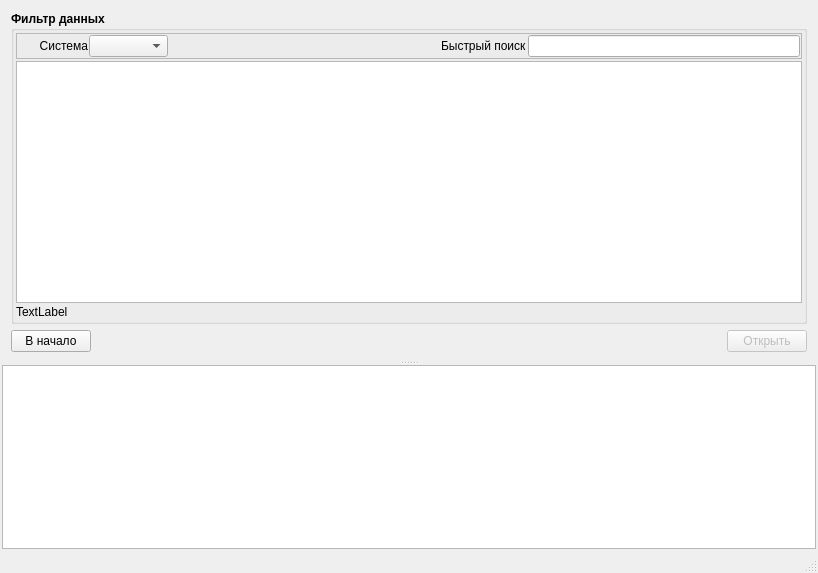
<?xml version="1.0" encoding="UTF-8"?>
<ui version="4.0">
 <class>MainWindow</class>
 <widget class="QMainWindow" name="MainWindow">
  <property name="geometry">
   <rect>
    <x>0</x>
    <y>0</y>
    <width>818</width>
    <height>573</height>
   </rect>
  </property>
  <property name="windowTitle">
   <string>MainWindow</string>
  </property>
  <widget class="QWidget" name="centralwidget">
   <layout class="QVBoxLayout" name="verticalLayout_9">
    <property name="leftMargin">
     <number>2</number>
    </property>
    <property name="topMargin">
     <number>2</number>
    </property>
    <property name="rightMargin">
     <number>2</number>
    </property>
    <property name="bottomMargin">
     <number>2</number>
    </property>
    <item>
     <widget class="QSplitter" name="splitter">
      <property name="orientation">
       <enum>Qt::Vertical</enum>
      </property>
      <widget class="QStackedWidget" name="stackedWidget">
       <property name="currentIndex">
        <number>2</number>
       </property>
       <widget class="QWidget" name="page_1">
        <layout class="QVBoxLayout" name="verticalLayout_5">
         <item>
          <widget class="QGroupBox" name="gbZNParams_2">
           <property name="font">
            <font>
             <weight>75</weight>
             <bold>true</bold>
            </font>
           </property>
           <property name="title">
            <string>Исходные данные</string>
           </property>
           <layout class="QVBoxLayout" name="verticalLayout_4">
            <item>
             <layout class="QHBoxLayout" name="horizontalLayout_4">
              <item>
               <widget class="QLabel" name="label_7">
                <property name="minimumSize">
                 <size>
                  <width>70</width>
                  <height>0</height>
                 </size>
                </property>
                <property name="maximumSize">
                 <size>
                  <width>70</width>
                  <height>16777215</height>
                 </size>
                </property>
                <property name="font">
                 <font>
                  <weight>50</weight>
                  <bold>false</bold>
                 </font>
                </property>
                <property name="text">
                 <string>Файл</string>
                </property>
                <property name="alignment">
                 <set>Qt::AlignRight|Qt::AlignTrailing|Qt::AlignVCenter</set>
                </property>
               </widget>
              </item>
              <item>
               <widget class="QLineEdit" name="lineSaveFilePath"/>
              </item>
              <item>
               <widget class="QPushButton" name="bnSelectFile">
                <property name="minimumSize">
                 <size>
                  <width>28</width>
                  <height>0</height>
                 </size>
                </property>
                <property name="maximumSize">
                 <size>
                  <width>28</width>
                  <height>16777215</height>
                 </size>
                </property>
                <property name="font">
                 <font>
                  <weight>50</weight>
                  <bold>false</bold>
                 </font>
                </property>
                <property name="text">
                 <string>...</string>
                </property>
               </widget>
              </item>
             </layout>
            </item>
            <item>
             <widget class="QGroupBox" name="groupBox_2">
              <property name="title">
               <string>Режим работы</string>
              </property>
              <layout class="QVBoxLayout" name="verticalLayout_11">
               <property name="spacing">
                <number>2</number>
               </property>
               <property name="leftMargin">
                <number>2</number>
               </property>
               <property name="topMargin">
                <number>2</number>
               </property>
               <property name="rightMargin">
                <number>2</number>
               </property>
               <property name="bottomMargin">
                <number>2</number>
               </property>
               <item>
                <layout class="QVBoxLayout" name="verticalLayout_2">
                 <item>
                  <widget class="QRadioButton" name="radioLoadData">
                   <property name="text">
                    <string>Загрузить данные с накопителя</string>
                   </property>
                  </widget>
                 </item>
                 <item>
                  <widget class="QLabel" name="label_4">
                   <property name="font">
                    <font>
                     <weight>50</weight>
                     <italic>true</italic>
                     <bold>false</bold>
                    </font>
                   </property>
                   <property name="text">
                    <string>Внимание! Все имеющиеся данные будут переписаны.</string>
                   </property>
                   <property name="wordWrap">
                    <bool>true</bool>
                   </property>
                  </widget>
                 </item>
                </layout>
               </item>
               <item>
                <spacer name="verticalSpacer_3">
                 <property name="orientation">
                  <enum>Qt::Vertical</enum>
                 </property>
                 <property name="sizeHint" stdset="0">
                  <size>
                   <width>20</width>
                   <height>40</height>
                  </size>
                 </property>
                </spacer>
               </item>
               <item>
                <layout class="QVBoxLayout" name="verticalLayout">
                 <item>
                  <widget class="QRadioButton" name="radioDoNotLoad">
                   <property name="text">
                    <string>Данные уже загружены</string>
                   </property>
                  </widget>
                 </item>
                 <item>
                  <widget class="QLabel" name="label_6">
                   <property name="font">
                    <font>
                     <weight>50</weight>
                     <italic>true</italic>
                     <bold>false</bold>
                    </font>
                   </property>
                   <property name="text">
                    <string>Загрузка не будет производиться. Будут использоваться имеющиеся данные.</string>
                   </property>
                   <property name="wordWrap">
                    <bool>true</bool>
                   </property>
                  </widget>
                 </item>
                </layout>
               </item>
               <item>
                <spacer name="verticalSpacer">
                 <property name="orientation">
                  <enum>Qt::Vertical</enum>
                 </property>
                 <property name="sizeHint" stdset="0">
                  <size>
                   <width>20</width>
                   <height>40</height>
                  </size>
                 </property>
                </spacer>
               </item>
               <item>
                <layout class="QVBoxLayout" name="verticalLayout_3">
                 <item>
                  <widget class="QRadioButton" name="radioTraining">
                   <property name="text">
                    <string>Трерировочный режим</string>
                   </property>
                  </widget>
                 </item>
                 <item>
                  <widget class="QLabel" name="label_8">
                   <property name="font">
                    <font>
                     <weight>50</weight>
                     <italic>true</italic>
                     <bold>false</bold>
                    </font>
                   </property>
                   <property name="text">
                    <string>Данные с накопителя не загружаются. Имеющиеся данные изменены не будут.</string>
                   </property>
                   <property name="wordWrap">
                    <bool>true</bool>
                   </property>
                  </widget>
                 </item>
                </layout>
               </item>
              </layout>
             </widget>
            </item>
           </layout>
          </widget>
         </item>
         <item>
          <layout class="QHBoxLayout" name="horizontalLayout">
           <item>
            <spacer name="horizontalSpacer">
             <property name="orientation">
              <enum>Qt::Horizontal</enum>
             </property>
             <property name="sizeHint" stdset="0">
              <size>
               <width>40</width>
               <height>20</height>
              </size>
             </property>
            </spacer>
           </item>
           <item>
            <widget class="QPushButton" name="bnToNextStep">
             <property name="enabled">
              <bool>false</bool>
             </property>
             <property name="text">
              <string>Далее</string>
             </property>
            </widget>
           </item>
          </layout>
         </item>
        </layout>
       </widget>
       <widget class="QWidget" name="page_2">
        <layout class="QVBoxLayout" name="verticalLayout_8">
         <item>
          <widget class="QGroupBox" name="gbZNParams">
           <property name="font">
            <font>
             <weight>75</weight>
             <bold>true</bold>
            </font>
           </property>
           <property name="title">
            <string>Загрузка данных с защищенного накопителя</string>
           </property>
           <layout class="QVBoxLayout" name="verticalLayout_15">
            <property name="spacing">
             <number>6</number>
            </property>
            <property name="leftMargin">
             <number>2</number>
            </property>
            <property name="topMargin">
             <number>2</number>
            </property>
            <property name="rightMargin">
             <number>2</number>
            </property>
            <property name="bottomMargin">
             <number>2</number>
            </property>
            <item>
             <widget class="QFrame" name="frame">
              <property name="frameShape">
               <enum>QFrame::StyledPanel</enum>
              </property>
              <property name="frameShadow">
               <enum>QFrame::Raised</enum>
              </property>
              <layout class="QHBoxLayout" name="horizontalLayout_9">
               <property name="spacing">
                <number>2</number>
               </property>
               <property name="leftMargin">
                <number>2</number>
               </property>
               <property name="topMargin">
                <number>2</number>
               </property>
               <property name="rightMargin">
                <number>2</number>
               </property>
               <property name="bottomMargin">
                <number>2</number>
               </property>
               <item>
                <widget class="QPushButton" name="bnEdit">
                 <property name="minimumSize">
                  <size>
                   <width>32</width>
                   <height>32</height>
                  </size>
                 </property>
                 <property name="maximumSize">
                  <size>
                   <width>33</width>
                   <height>33</height>
                  </size>
                 </property>
                 <property name="text">
                  <string/>
                 </property>
                 <property name="icon">
                  <iconset resource="../res/res.qrc">
                   <normaloff>:/main/edit.ico</normaloff>:/main/edit.ico</iconset>
                 </property>
                 <property name="iconSize">
                  <size>
                   <width>32</width>
                   <height>32</height>
                  </size>
                 </property>
                 <property name="flat">
                  <bool>true</bool>
                 </property>
                </widget>
               </item>
               <item>
                <widget class="QPushButton" name="bnAcceptChanges">
                 <property name="enabled">
                  <bool>false</bool>
                 </property>
                 <property name="minimumSize">
                  <size>
                   <width>32</width>
                   <height>32</height>
                  </size>
                 </property>
                 <property name="maximumSize">
                  <size>
                   <width>33</width>
                   <height>33</height>
                  </size>
                 </property>
                 <property name="text">
                  <string/>
                 </property>
                 <property name="icon">
                  <iconset resource="../res/res.qrc">
                   <normaloff>:/main/check_blue.ico</normaloff>:/main/check_blue.ico</iconset>
                 </property>
                 <property name="iconSize">
                  <size>
                   <width>32</width>
                   <height>32</height>
                  </size>
                 </property>
                 <property name="flat">
                  <bool>true</bool>
                 </property>
                </widget>
               </item>
               <item>
                <widget class="QPushButton" name="bnCancelChanges">
                 <property name="enabled">
                  <bool>false</bool>
                 </property>
                 <property name="minimumSize">
                  <size>
                   <width>32</width>
                   <height>32</height>
                  </size>
                 </property>
                 <property name="maximumSize">
                  <size>
                   <width>33</width>
                   <height>33</height>
                  </size>
                 </property>
                 <property name="text">
                  <string/>
                 </property>
                 <property name="icon">
                  <iconset resource="../res/res.qrc">
                   <normaloff>:/main/cross.ico</normaloff>:/main/cross.ico</iconset>
                 </property>
                 <property name="iconSize">
                  <size>
                   <width>32</width>
                   <height>32</height>
                  </size>
                 </property>
                 <property name="flat">
                  <bool>true</bool>
                 </property>
                </widget>
               </item>
               <item>
                <spacer name="horizontalSpacer_2">
                 <property name="orientation">
                  <enum>Qt::Horizontal</enum>
                 </property>
                 <property name="sizeHint" stdset="0">
                  <size>
                   <width>40</width>
                   <height>20</height>
                  </size>
                 </property>
                </spacer>
               </item>
              </layout>
             </widget>
            </item>
            <item>
             <widget class="QTabWidget" name="tabWidget_2">
              <property name="focusPolicy">
               <enum>Qt::NoFocus</enum>
              </property>
              <property name="currentIndex">
               <number>0</number>
              </property>
              <widget class="QWidget" name="tabConnection">
               <attribute name="title">
                <string>Подключение</string>
               </attribute>
               <layout class="QVBoxLayout" name="verticalLayout_7">
                <property name="spacing">
                 <number>2</number>
                </property>
                <property name="leftMargin">
                 <number>2</number>
                </property>
                <property name="topMargin">
                 <number>2</number>
                </property>
                <property name="rightMargin">
                 <number>2</number>
                </property>
                <property name="bottomMargin">
                 <number>2</number>
                </property>
                <item>
                 <layout class="QHBoxLayout" name="horizontalLayout_3">
                  <property name="spacing">
                   <number>12</number>
                  </property>
                  <item>
                   <widget class="QLabel" name="label">
                    <property name="minimumSize">
                     <size>
                      <width>70</width>
                      <height>0</height>
                     </size>
                    </property>
                    <property name="maximumSize">
                     <size>
                      <width>70</width>
                      <height>16777215</height>
                     </size>
                    </property>
                    <property name="font">
                     <font>
                      <weight>50</weight>
                      <bold>false</bold>
                     </font>
                    </property>
                    <property name="text">
                     <string>IP адрес</string>
                    </property>
                    <property name="alignment">
                     <set>Qt::AlignRight|Qt::AlignTrailing|Qt::AlignVCenter</set>
                    </property>
                   </widget>
                  </item>
                  <item>
                   <widget class="QLineEdit" name="lineZNIP">
                    <property name="enabled">
                     <bool>false</bool>
                    </property>
                    <property name="font">
                     <font>
                      <weight>50</weight>
                      <bold>false</bold>
                     </font>
                    </property>
                    <property name="text">
                     <string>192.16.11.200</string>
                    </property>
                   </widget>
                  </item>
                 </layout>
                </item>
                <item>
                 <layout class="QHBoxLayout" name="horizontalLayout_2">
                  <property name="spacing">
                   <number>12</number>
                  </property>
                  <item>
                   <widget class="QLabel" name="label_2">
                    <property name="minimumSize">
                     <size>
                      <width>70</width>
                      <height>0</height>
                     </size>
                    </property>
                    <property name="maximumSize">
                     <size>
                      <width>70</width>
                      <height>16777215</height>
                     </size>
                    </property>
                    <property name="font">
                     <font>
                      <weight>50</weight>
                      <bold>false</bold>
                     </font>
                    </property>
                    <property name="text">
                     <string>Порт</string>
                    </property>
                    <property name="alignment">
                     <set>Qt::AlignRight|Qt::AlignTrailing|Qt::AlignVCenter</set>
                    </property>
                   </widget>
                  </item>
                  <item>
                   <widget class="QSpinBox" name="spinZNPort">
                    <property name="enabled">
                     <bool>false</bool>
                    </property>
                    <property name="font">
                     <font>
                      <weight>50</weight>
                      <bold>false</bold>
                     </font>
                    </property>
                    <property name="maximum">
                     <number>65535</number>
                    </property>
                    <property name="value">
                     <number>10000</number>
                    </property>
                   </widget>
                  </item>
                 </layout>
                </item>
               </layout>
              </widget>
             </widget>
            </item>
            <item>
             <widget class="QTabWidget" name="tabWidget">
              <property name="currentIndex">
               <number>0</number>
              </property>
              <widget class="QWidget" name="tabZone">
               <attribute name="title">
                <string>Зона данных</string>
               </attribute>
               <layout class="QVBoxLayout" name="verticalLayout_6">
                <property name="spacing">
                 <number>2</number>
                </property>
                <property name="leftMargin">
                 <number>2</number>
                </property>
                <property name="topMargin">
                 <number>2</number>
                </property>
                <property name="rightMargin">
                 <number>2</number>
                </property>
                <property name="bottomMargin">
                 <number>2</number>
                </property>
                <item>
                 <layout class="QHBoxLayout" name="horizontalLayout_7">
                  <property name="spacing">
                   <number>12</number>
                  </property>
                  <item>
                   <widget class="QLabel" name="label_3">
                    <property name="minimumSize">
                     <size>
                      <width>70</width>
                      <height>0</height>
                     </size>
                    </property>
                    <property name="maximumSize">
                     <size>
                      <width>70</width>
                      <height>16777215</height>
                     </size>
                    </property>
                    <property name="font">
                     <font>
                      <weight>50</weight>
                      <bold>false</bold>
                     </font>
                    </property>
                    <property name="text">
                     <string>Имя</string>
                    </property>
                    <property name="alignment">
                     <set>Qt::AlignRight|Qt::AlignTrailing|Qt::AlignVCenter</set>
                    </property>
                   </widget>
                  </item>
                  <item>
                   <widget class="QLineEdit" name="lineZNZoneName">
                    <property name="enabled">
                     <bool>false</bool>
                    </property>
                    <property name="font">
                     <font>
                      <weight>50</weight>
                      <bold>false</bold>
                     </font>
                    </property>
                    <property name="text">
                     <string>data1</string>
                    </property>
                   </widget>
                  </item>
                 </layout>
                </item>
                <item>
                 <layout class="QHBoxLayout" name="horizontalLayout_6">
                  <property name="spacing">
                   <number>12</number>
                  </property>
                  <item>
                   <widget class="QLabel" name="label_5">
                    <property name="minimumSize">
                     <size>
                      <width>70</width>
                      <height>0</height>
                     </size>
                    </property>
                    <property name="maximumSize">
                     <size>
                      <width>70</width>
                      <height>16777215</height>
                     </size>
                    </property>
                    <property name="font">
                     <font>
                      <weight>50</weight>
                      <bold>false</bold>
                     </font>
                    </property>
                    <property name="text">
                     <string>Размер</string>
                    </property>
                    <property name="alignment">
                     <set>Qt::AlignRight|Qt::AlignTrailing|Qt::AlignVCenter</set>
                    </property>
                   </widget>
                  </item>
                  <item>
                   <widget class="QComboBox" name="cbZoneSizeMode">
                    <property name="font">
                     <font>
                      <weight>50</weight>
                      <bold>false</bold>
                     </font>
                    </property>
                    <item>
                     <property name="text">
                      <string>Запросить у накопителя</string>
                     </property>
                    </item>
                    <item>
                     <property name="text">
                      <string>3.75 Гб</string>
                     </property>
                    </item>
                   </widget>
                  </item>
                 </layout>
                </item>
               </layout>
              </widget>
             </widget>
            </item>
           </layout>
          </widget>
         </item>
         <item>
          <layout class="QHBoxLayout" name="horizontalLayout_11">
           <item>
            <widget class="QProgressBar" name="progressBar">
             <property name="maximumSize">
              <size>
               <width>16777215</width>
               <height>16</height>
              </size>
             </property>
             <property name="value">
              <number>0</number>
             </property>
             <property name="format">
              <string>Загрузка данных %p%</string>
             </property>
            </widget>
           </item>
          </layout>
         </item>
         <item>
          <layout class="QHBoxLayout" name="horizontalLayout_8">
           <item>
            <widget class="QPushButton" name="bnBackToBegin1">
             <property name="font">
              <font>
               <weight>50</weight>
               <bold>false</bold>
              </font>
             </property>
             <property name="text">
              <string>В начало</string>
             </property>
            </widget>
           </item>
           <item>
            <spacer name="horizontalSpacer_3">
             <property name="orientation">
              <enum>Qt::Horizontal</enum>
             </property>
             <property name="sizeHint" stdset="0">
              <size>
               <width>40</width>
               <height>20</height>
              </size>
             </property>
            </spacer>
           </item>
           <item>
            <widget class="QPushButton" name="bnStart">
             <property name="text">
              <string>Загрузить</string>
             </property>
            </widget>
           </item>
           <item>
            <widget class="QPushButton" name="bnToStep3">
             <property name="enabled">
              <bool>false</bool>
             </property>
             <property name="text">
              <string>Далее</string>
             </property>
            </widget>
           </item>
          </layout>
         </item>
        </layout>
       </widget>
       <widget class="QWidget" name="page_3">
        <layout class="QVBoxLayout" name="verticalLayout_14">
         <item>
          <widget class="QGroupBox" name="gbZNParams_3">
           <property name="font">
            <font>
             <weight>75</weight>
             <bold>true</bold>
            </font>
           </property>
           <property name="title">
            <string>Фильтр данных</string>
           </property>
           <layout class="QVBoxLayout" name="verticalLayout_12">
            <property name="spacing">
             <number>2</number>
            </property>
            <property name="leftMargin">
             <number>2</number>
            </property>
            <property name="topMargin">
             <number>2</number>
            </property>
            <property name="rightMargin">
             <number>2</number>
            </property>
            <property name="bottomMargin">
             <number>2</number>
            </property>
            <item>
             <widget class="QFrame" name="frame_2">
              <property name="frameShape">
               <enum>QFrame::StyledPanel</enum>
              </property>
              <property name="frameShadow">
               <enum>QFrame::Raised</enum>
              </property>
              <layout class="QHBoxLayout" name="horizontalLayout_5">
               <property name="spacing">
                <number>1</number>
               </property>
               <property name="leftMargin">
                <number>1</number>
               </property>
               <property name="topMargin">
                <number>1</number>
               </property>
               <property name="rightMargin">
                <number>1</number>
               </property>
               <property name="bottomMargin">
                <number>1</number>
               </property>
               <item>
                <widget class="QLabel" name="label_9">
                 <property name="minimumSize">
                  <size>
                   <width>70</width>
                   <height>0</height>
                  </size>
                 </property>
                 <property name="maximumSize">
                  <size>
                   <width>70</width>
                   <height>16777215</height>
                  </size>
                 </property>
                 <property name="font">
                  <font>
                   <weight>50</weight>
                   <bold>false</bold>
                  </font>
                 </property>
                 <property name="text">
                  <string>Система</string>
                 </property>
                 <property name="alignment">
                  <set>Qt::AlignRight|Qt::AlignTrailing|Qt::AlignVCenter</set>
                 </property>
                </widget>
               </item>
               <item>
                <widget class="QComboBox" name="cbSystems"/>
               </item>
               <item>
                <spacer name="horizontalSpacer_5">
                 <property name="orientation">
                  <enum>Qt::Horizontal</enum>
                 </property>
                 <property name="sizeHint" stdset="0">
                  <size>
                   <width>40</width>
                   <height>20</height>
                  </size>
                 </property>
                </spacer>
               </item>
               <item>
                <widget class="QLabel" name="label_10">
                 <property name="font">
                  <font>
                   <weight>50</weight>
                   <bold>false</bold>
                  </font>
                 </property>
                 <property name="text">
                  <string>Быстрый поиск</string>
                 </property>
                </widget>
               </item>
               <item>
                <widget class="QLineEdit" name="lineQuickSearch"/>
               </item>
              </layout>
             </widget>
            </item>
            <item>
             <widget class="QTreeView" name="treeViewFilters">
              <property name="font">
               <font>
                <weight>50</weight>
                <bold>false</bold>
               </font>
              </property>
              <property name="sizeAdjustPolicy">
               <enum>QAbstractScrollArea::AdjustToContents</enum>
              </property>
              <property name="editTriggers">
               <set>QAbstractItemView::NoEditTriggers</set>
              </property>
              <property name="selectionBehavior">
               <enum>QAbstractItemView::SelectRows</enum>
              </property>
              <property name="expandsOnDoubleClick">
               <bool>false</bool>
              </property>
             </widget>
            </item>
            <item>
             <widget class="QLabel" name="lblSignalDescription">
              <property name="font">
               <font>
                <weight>50</weight>
                <bold>false</bold>
               </font>
              </property>
              <property name="text">
               <string>TextLabel</string>
              </property>
             </widget>
            </item>
           </layout>
          </widget>
         </item>
         <item>
          <layout class="QHBoxLayout" name="horizontalLayout_10">
           <item>
            <widget class="QPushButton" name="bnBackToBegin2">
             <property name="font">
              <font>
               <weight>50</weight>
               <bold>false</bold>
              </font>
             </property>
             <property name="text">
              <string>В начало</string>
             </property>
            </widget>
           </item>
           <item>
            <spacer name="horizontalSpacer_4">
             <property name="orientation">
              <enum>Qt::Horizontal</enum>
             </property>
             <property name="sizeHint" stdset="0">
              <size>
               <width>40</width>
               <height>20</height>
              </size>
             </property>
            </spacer>
           </item>
           <item>
            <widget class="QPushButton" name="bnSaveAndContinue">
             <property name="enabled">
              <bool>false</bool>
             </property>
             <property name="text">
              <string>Открыть</string>
             </property>
            </widget>
           </item>
          </layout>
         </item>
        </layout>
       </widget>
      </widget>
      <widget class="QTextEdit" name="textLog">
       <property name="tabChangesFocus">
        <bool>true</bool>
       </property>
       <property name="textInteractionFlags">
        <set>Qt::TextSelectableByKeyboard|Qt::TextSelectableByMouse</set>
       </property>
      </widget>
     </widget>
    </item>
   </layout>
  </widget>
  <widget class="QMenuBar" name="menubar">
   <property name="geometry">
    <rect>
     <x>0</x>
     <y>0</y>
     <width>818</width>
     <height>22</height>
    </rect>
   </property>
  </widget>
  <widget class="QStatusBar" name="statusbar"/>
 </widget>
 <resources>
  <include location="../res/res.qrc"/>
 </resources>
 <connections/>
</ui>
